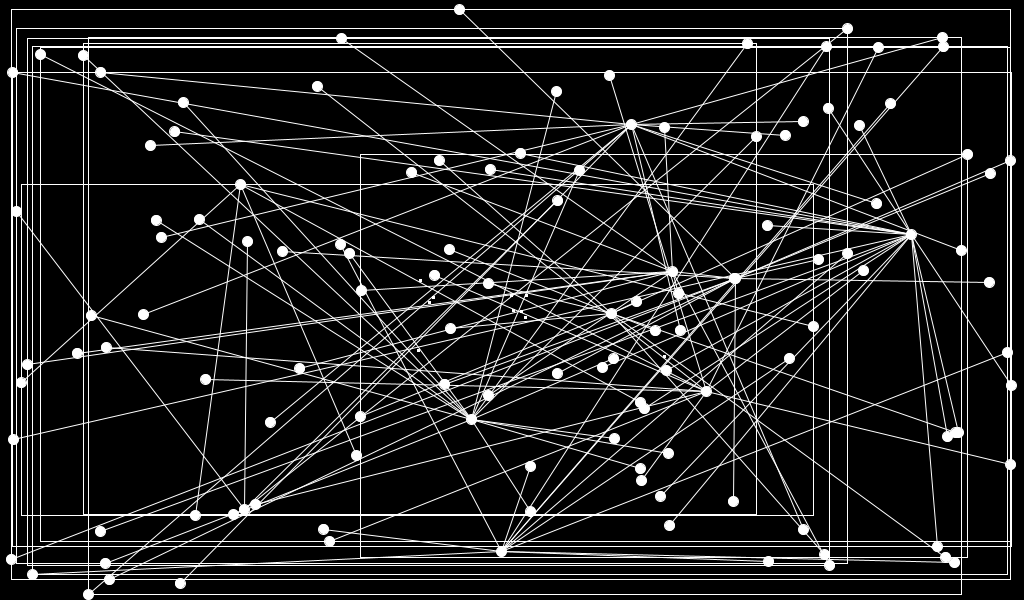
Frame 1 (no input)
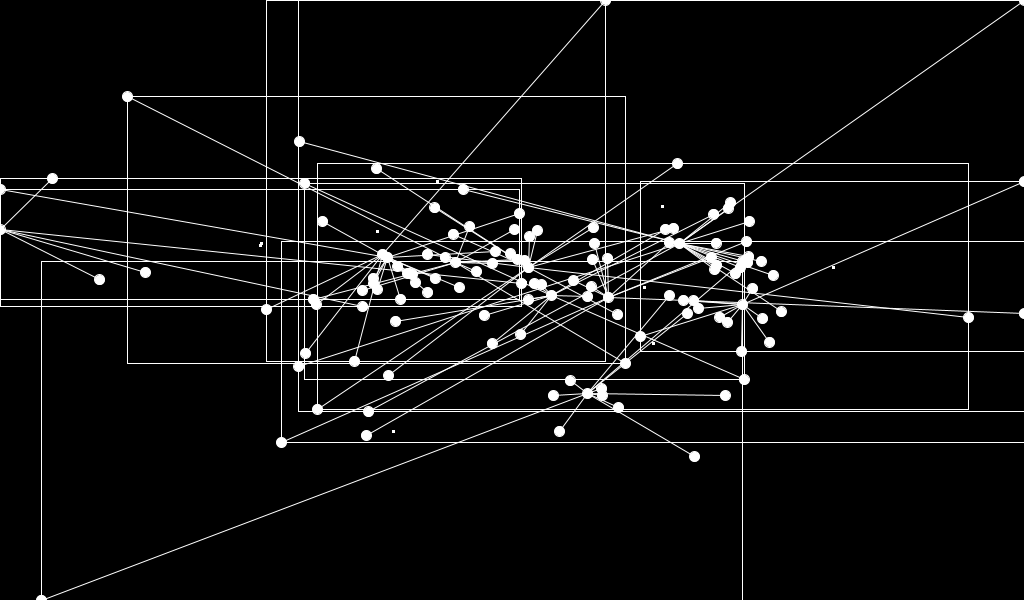
Frame 60 (the mouse pressed at the canvas centre just before this capture)
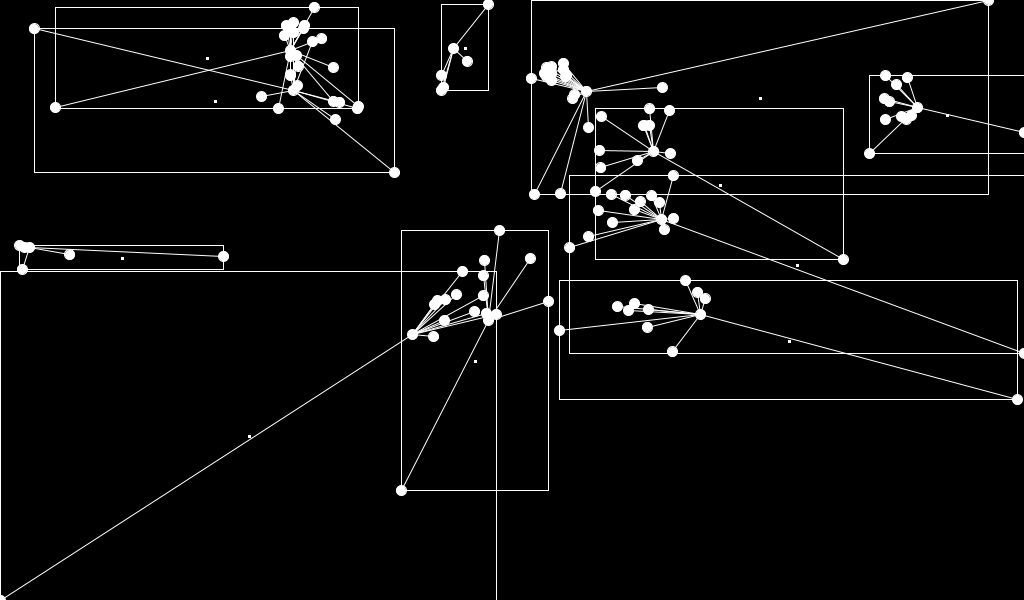
Frame 120 (the mouse held since frame 60 and released just before this capture)

The Processing sketch that drew these frames (run headless with seeded random() and noise(); from frame 60 on, the mouse is pressed at the canvas centre):

// Processing sketch: si_physis_agregadoscollide
// ── si_physis_agregadoscollide.pde
/// simulaç~es interactivas, 2010
/// andre sier



Physis physis;

void setup(){
 
 size(1024,600); 
 
 physis = new Physis();
 stroke(255);
}


void draw(){
  background(0);
  physis.update();
  physis.draw();
}


void mousePressed(){
   physis.addAgregado(mouseX, mouseY); 
}

// ── Physis.pde
class Physis {

  PVector       boundsMin, boundsMax;
  PVector       gravidade;
  ArrayList     <AgregadoBase> agregados;
  ArrayList     obstaculos;


  Physis() {
    init(10);
  }

  void addAgregado(float lx, float ly) {
    AgregadoBase a = new AgregadoBase();
    a.setPos(lx,ly);
    agregados.add(a);
  }

  void init(int numAgre) {
    boundsMin = new PVector();
    boundsMax = new PVector(width,height);
    gravidade = new PVector(0,1,0);
    agregados = new ArrayList<AgregadoBase>();
    for(int i=0; i<numAgre;i++) {
      AgregadoBase a = new AgregadoBase();
      agregados.add(a);
    }
  }


  void addForce() {
  }

  void update() {
    gravidade.x += random(-0.1,0.1);
    gravidade.y += random(-0.1,0.1);
    gravidade.limit(0.2);

    for(int i=0; i<agregados.size();i++) {
      AgregadoBase a =  agregados.get(i);      
      for(int j=i+1; j<agregados.size();j++) {
        a.colide(agregados.get(j));
      }
    }
    
    for(int i=0; i<agregados.size();i++) {
      agregados.get(i).update();
    }
  }

  void draw() {
    for(int i=0; i<agregados.size();i++) {
      agregados.get(i).draw();
    }
  }
}







/////////////////////// core

class AgregadoBase {

  ArrayList<Spring> springs;
  ArrayList<PartBase> parts;
  int forcePart;
  AABB aabb;
  float collisionSpring = 0.08;

  AgregadoBase() {
    init((int)random(2,20), (int)random(2,20));
  }

  void init(int ns, int np) {
    forcePart = (int) random(np);
    springs = new ArrayList();
    parts = new ArrayList(); 
    for(int i=0; i<np; i++) {
      PartBase part = new PartBase();
      parts.add(part);
    }
//    if(np>=2)
      for(int i=1; i<np; i++) {


        int a = (int) 0;
        int b = (int) i;//random(np);
        while(b==a) {
          b = (int) random(np);
        }
//        Spring spring = new Spring( a, b, 0.05, 0.9, random(20,80)         );
        Spring spring = new Spring( a, b, 0.05, 0.9, random(20,80)         );
        springs.add(spring);



        //        int a = (int) random(np);
        //        int b = (int) random(np);
        //        while(b==a) {
        //          b = (int) random(np);
        //        }
        //        Spring spring = new Spring( a, b, 0.05, 0.9, random(10,20)         );
        //        springs.add(spring);
      }

    aabb = new AABB();
    aabb.calc(parts);
  }


  void addForce(PVector f){
    
     parts.get(forcePart).addForce(f);
     
  }

  void colide( AgregadoBase other) {

    if( aabb.intersect(other.aabb) ){
       
          PVector delta = new PVector( other.aabb.center.x - aabb.center.x ,
                                      other.aabb.center.y - aabb.center.y, 0 );
                                      
          delta.mult(-collisionSpring);
          addForce(delta);
          delta.mult(-1.0f);          
          other.addForce(delta);
           
    }
    
    
  }
  
  void setPos(float x, float y){
      for(int i=0; i<parts.size();i++) {       
            parts.get(i).init(new PVector(x+random(-10,10),y+random(-10,10)));        
      } 
  }

  void update() {
    // add spring forces
    calcSpringForces(.125);
    addStandingForce(-2);
    // calc rest
    for(int i=0; i<parts.size();i++) {
      parts.get(i).update();
    }
    aabb.calc(parts);
  }

  void calcSpringForces(float amt) {
    for(int i=0; i<springs.size(); i++) {       
      Spring spring = springs.get(i);
      PartBase p1 = parts.get(spring.from); 
      PartBase p2 = parts.get(spring.to); 
      PVector delta = new PVector(p2.pos.x - p1.pos.x, p2.pos.y - p1.pos.y);

      float len = abs(delta.x) + abs(delta.y);
      ////sqrt(delta.x*delta.x+delta.y*delta.y);

      float centerOffset = 10;
      if( len > spring.restlen + centerOffset || len < spring.restlen - centerOffset) {
        delta.mult(amt*spring.spring);
        p1.addForce(delta);
        delta.mult(-1.0f);
        p2.addForce(delta);
      }

      //         float len = sqrt(delta.x*delta.x+delta.y*delta.y);
      //         if(len > spring.restlen){
      //           
      //         }
    }
  }

  void addStandingForce(float a){
   
     if( parts.get(forcePart).pos.y > physis.boundsMax.y*0.8 ){
      
        addForce(new PVector(0,a,0)); 
       
     }
    
  }


  void draw() {
    for(int i=0; i<parts.size();i++) {
      parts.get(i).draw();
    }
    for(int i=0; i<springs.size(); i++) {       
      Spring spring = springs.get(i);
      PartBase p1 = parts.get(spring.from); 
      PartBase p2 = parts.get(spring.to); 
      line(p1.pos.x, p1.pos.y, p2.pos.x, p2.pos.y);
    }
    ///aabb draw
    aabb.draw();
  }
}


class PartBase {
  PVector pos,vel,acc;
  float mass, drag=0.97f, rad=10, rad2=2*rad;

  PartBase() {
    init(new PVector(random(width),random(height)));
  }

  PartBase(PVector loc) {
    init(loc);
  }

  void init(PVector loc){
    float v = 5;
    init(loc, new PVector(random(-v,v),random(-v,v)));      
  }
  void init(PVector loc, PVector velocity) {
    pos = new PVector(loc.x, loc.y, loc.z);
    vel = new PVector(velocity.x, velocity.y);
    acc = new PVector();
  }

  void addForce(PVector force) {
    acc.add(force);
  }

  void update() {
    acc.add(physis.gravidade);
    vel.add(acc);
    vel.limit(5);
    //    vel.mult(drag);
    pos.add(vel);
    bounds();
    acc.set(0,0,0);
  }

  void bounds() {

    if(pos.x < physis.boundsMin.x) {
      pos.x = physis.boundsMin.x;
      vel.x = -vel.x;
    }
    if(pos.y < physis.boundsMin.y) {
      pos.y = physis.boundsMin.y;
      vel.y = -vel.y;
    }
    if(pos.z < physis.boundsMin.z) {
      pos.z = physis.boundsMin.z;
      vel.z = -vel.z;
    }

    if(pos.x > physis.boundsMax.x) {
      pos.x = physis.boundsMax.x;
      vel.x = -vel.x;
    }
    if(pos.y > physis.boundsMax.y) {
      pos.y = physis.boundsMax.y;
      vel.y = -vel.y;
    }
    if(pos.z > physis.boundsMax.z) {
      pos.z = physis.boundsMax.z;
      vel.z = -vel.z;
    }
  }

  void draw() {
    ellipse(pos.x, pos.y, rad, rad);
  }
}



class Spring {
  int from, to;
  float spring, damp, restlen;
  Spring() {
  }
  Spring( int _f, int _t, float _s, float _d, float _r) {
    from = _f;
    to = _t;
    spring = _s;
    damp = _d;
    restlen = _r;
  }
}


class AABB {

  PVector min,max,center; 

  AABB() { 
    min = new PVector(); 
    max = new PVector();
    center = new PVector();
  }
  AABB(PVector mn, PVector mx) {
    this(mn.x,mn.y,mx.x,mx.y);
  } 
  AABB(float mnx, float mny, float mxx, float mxy) {
    min = new PVector(mnx,mny);
    max = new PVector(mxx,mxy);
    center = new PVector();
  }
  void calc(ArrayList<PartBase> list) {
    min.set(1e7,1e7,1e7);
    max.set(-1e7,-1e7,-1e7);
    for(int i=0; i<list.size();i++) {
      PartBase p = list.get(i);
      if(p.pos.x < min.x) {
        min.x = p.pos.x;
      }
      if(p.pos.y < min.y) {
        min.y = p.pos.y;
      }
      if(p.pos.x > max.x) {
        max.x = p.pos.x;
      }
      if(p.pos.y > max.y) {
        max.y = p.pos.y;
      }
    }
    center.set( (min.x + max.x)*0.5f, (min.y + max.y)*0.5f, 0);
  }
  boolean intersect (AABB other) {
  		boolean intersects = false;
		
		if (	
			abs( (max.x+min.x) - (other.max.x+other.min.x)	) <  abs( (max.x-min.x) + (other.max.x-other.min.x)	) &&
			abs( (max.y+min.y) - (other.max.y+other.min.y)	) <  abs( (max.y-min.y) + (other.max.y-other.min.y)	) &&
			abs( (max.z+min.z) - (other.max.z+other.min.z)	) <  abs( (max.z-min.z) + (other.max.z-other.min.z)	) ) {
		
				intersects = true;
		}

		return intersects;
  
  
  }
  void draw() {
    rect(center.x, center.y, 2, 2);
    line(min.x, min.y, max.x, min.y); 
    line(max.x, min.y, max.x, max.y); 
    line(max.x, max.y, min.x, max.y); 
    line(min.x, max.y, min.x, min.y);
  }
}
